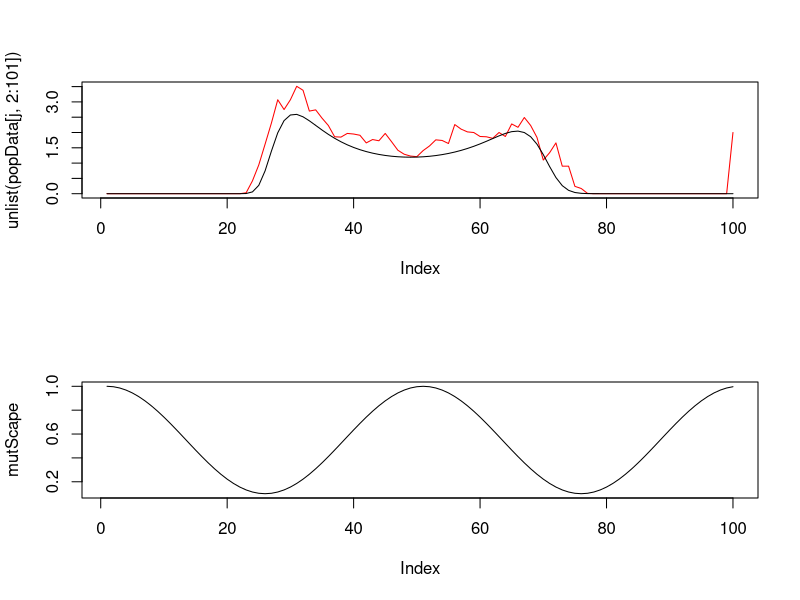

Write R code to recreate this figure.
rm(list=ls())

statsData = read.csv("1093480131402113_StatisticOutput.txt", sep = "\t", head = T)
popData = read.csv("1093480131402113_Populations.txt", sep = "\t", head = F)
paramData = read.csv("1093480131402113_Parameters.txt", sep = "\t", head = F, as.is= T) 

mesh = read.csv("meshCos.txt", sep = "\t", head = F)

mutScape = paramData$V2[8:107]

i = 900 

while(i < 800){

	plot(unlist(popData[i,2:101]), type = "l", ylim = c(0, 100)) 
	
	print(sum(popData[i, 2:101]))

	i = i + 1
}

j =  150
#while(j < 400){
	
	par(mfrow = c(2,1))
	plot(unlist(popData[j,2:101]), type = "l", col = "red")
	matplot(unlist(mesh[j,]*100), type = "l", add = T)
	j = j + 1 


	plot(mutScape, type = "l")
	#plot(statsData$Displacement, type = "l")
	#plot(statsData$Variance, type = "l")
		
#}




